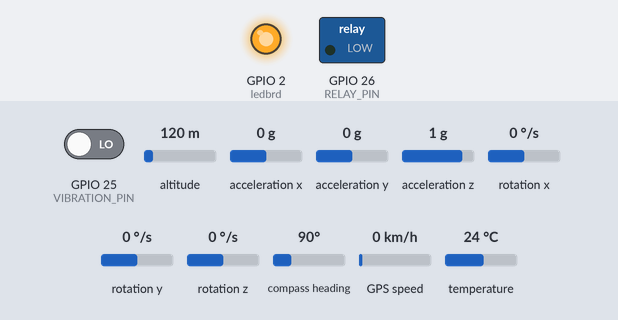
A sketch run on a simulated ESP32. Parts: switched loads named in the sketch (green lamp = pin HIGH), output pins drawn as LEDs (lit = HIGH). The inputs (shaded band) are chosen by the test bench; at power-on: GPIO 25 (VIBRATION_PIN) LOW, altitude 120 m, acceleration x 0 g, acceleration y 0 g, acceleration z 1 g, rotation x 0 °/s, rotation y 0 °/s, rotation z 0 °/s, compass heading 90°, GPS speed 0 km/h, temperature 24 °C. WiFi joins after 1.5 s; servers stay silent unless stated; the GPS gets a fix after 3 s at 37.7749, -122.4194 with 8 satellites; what the sketch prints to the serial monitor is not drawn.

Above: at 3.2 s.
3.3 s: GPIO 25 (VIBRATION_PIN) driven HIGH
At 4.3 s:
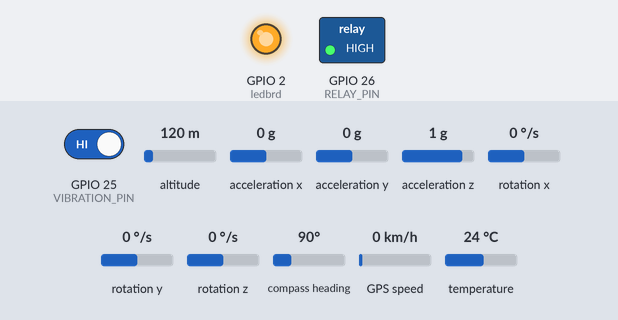
12.1 s: GPIO 25 (VIBRATION_PIN) driven LOW
At 15.3 s:
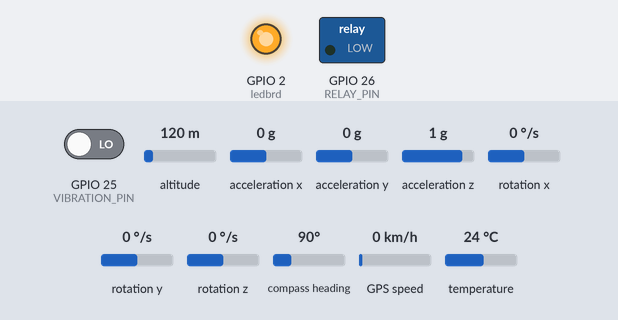
Timing chart, 0 to 27.2 s (numbered marks = the images above; inputs shaded):
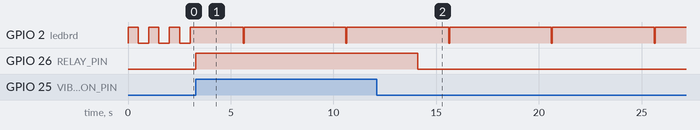

Measured:
- after the input at 3.3 s, GPIO 26 (RELAY_PIN): LOW → HIGH at once
- after the input at 12.1 s, GPIO 26 (RELAY_PIN): HIGH → LOW after 2.0 s
- by itself, GPIO 2 (ledbrd): alternates HIGH for 5.0 s and LOW for 0.05 s

The sketch:

GPS-Tracker.ino
```cpp
#include <WiFi.h>
#include <TinyGPSPlus.h>
#include <Firebase_ESP_Client.h>
#include <Adafruit_MPU6050.h>
#include <Adafruit_Sensor.h>
#include <Wire.h>

// -------- WIFI --------
#define WIFI_SSID "4G-UFI"
#define WIFI_PASSWORD "12345678"
#define ledbrd 2

#define RXD1 32
#define TXD1 33
// -------- SENSORS & ACTUATORS --------
#define VIBRATION_PIN 25  // SW-420 Data Pin
#define RELAY_PIN 26      // Relay Module Pin

// -------- FIREBASE --------
#define API_KEY "AIzaSyBhbEVMDlnByC9kwB95RcO7kuswvNlZVlw"
#define DATABASE_URL "https://tugas-akhir-74754-default-rtdb.firebaseio.com/"
#define FIREBASE_PROJECT_ID "tugas-akhir-74754"

// -------- GPS --------
#define RXD2 16
#define TXD2 17

TinyGPSPlus gps;
HardwareSerial gpsSerial(1);

// -------- MPU6050 --------
Adafruit_MPU6050 mpu;

// Firebase objects
FirebaseData fbdo;
FirebaseAuth auth;
FirebaseConfig config;

// Timing & Tracking variables
unsigned long lastSend = 0;
const unsigned long interval = 5000;  // Upload live data to RTDB every 5s

unsigned long lastPathSend = 0;
const unsigned long pathInterval = 10000; // RTDB Map Line: Save a point every 10s

unsigned long lastFirestoreSend = 0;
const unsigned long firestoreInterval = 60000; // Firestore History: Save a point every 60s

// --- NEW: Daily Reset Variable ---
int currentDay = -1;

// Vibration Logic Variables
unsigned long lastVibrationTime = 0;
bool isRelayOn = false;
const int RELAY_HOLD_TIME = 2000;  // Keep relay ON for 2s after vibration stops

// LiDAR Relay Variables
unsigned long lidarRelayStartTime = 0;
bool lidarRelayActive = false;
bool lidarThresholdExceeded = false;
const int LIDAR_THRESHOLD = 400; // 4 meters in cm
const int LIDAR_RELAY_PULSE = 1000; // 1 second pulse

// GPS Status Indicator Variables
unsigned long lastGpsBlink = 0;
const int GPS_BLINK_INTERVAL = 500;  // Blink every 500ms when searching
bool gpsLedState = false;

int dist;
int strength;
float temprature;
unsigned char check;
int i;

unsigned char uart[9];
const int HEADER = 0x59;
int rec_debug_state = 0x01;


void setup() {
  Serial.begin(115200);

  // Initialize Pins
  pinMode(VIBRATION_PIN, INPUT);
  pinMode(RELAY_PIN, OUTPUT);
  pinMode(ledbrd, OUTPUT);

  digitalWrite(RELAY_PIN, LOW);
  digitalWrite(ledbrd, LOW);

  // GPS UART
  gpsSerial.begin(9600, SERIAL_8N1, RXD2, TXD2);

  //UART LIDAR
  Serial2.begin(115200, SERIAL_8N1, RXD1, TXD1);

  // Initialize MPU6050
  Serial.println("Initializing MPU6050...");
  if (!mpu.begin()) {
    Serial.println("Failed to find MPU6050 chip");
  } else {
    Serial.println("MPU6050 Found!");
    mpu.setAccelerometerRange(MPU6050_RANGE_8_G);
    mpu.setGyroRange(MPU6050_RANGE_500_DEG);
    mpu.setFilterBandwidth(MPU6050_BAND_21_HZ);
  }

  // WiFi
  WiFi.begin(WIFI_SSID, WIFI_PASSWORD);
  Serial.print("Connecting WiFi");
  while (WiFi.status() != WL_CONNECTED) {
    digitalWrite(ledbrd, HIGH);
    delay(500);
    digitalWrite(ledbrd, LOW);
    delay(500);
    Serial.print(".");
  }
  Serial.println("\nWiFi connected");

  // Firebase config
  config.api_key = API_KEY;
  config.database_url = DATABASE_URL;
  config.token_status_callback = nullptr;

  if (Firebase.signUp(&config, &auth, "", "")) {
    Serial.println("Firebase auth OK");
  } else {
    Serial.printf("Firebase error: %s\n", config.signer.signupError.message.c_str());
  }

  Firebase.begin(&config, &auth);
  Firebase.reconnectWiFi(true);
}

void loop() {
  Get_Lidar_data();

  // Read GPS (Don't block)
  while (gpsSerial.available()) {
    gps.encode(gpsSerial.read());
  }

  // GPS Status Indicator
  if (!gps.location.isValid()) {
    if (millis() - lastGpsBlink > GPS_BLINK_INTERVAL) {
      lastGpsBlink = millis();
      gpsLedState = !gpsLedState;
      digitalWrite(ledbrd, gpsLedState);
    }
  } else {
    digitalWrite(ledbrd, HIGH);
  }

  // --- LiDAR Trigger ---
  if (dist > 0 && dist <= LIDAR_THRESHOLD) {
    if (!lidarThresholdExceeded) {
      lidarRelayStartTime = millis();
      lidarRelayActive = true;
      lidarThresholdExceeded = true;
    }
  } else if (dist > LIDAR_THRESHOLD + 10) {
    lidarThresholdExceeded = false;
  }

  if (lidarRelayActive && (millis() - lidarRelayStartTime > LIDAR_RELAY_PULSE)) {
    lidarRelayActive = false;
  }

  // --- Vibration Trigger ---
  int vibReading = digitalRead(VIBRATION_PIN);
  bool isVibrationTriggered = false;

  if (vibReading == HIGH) {
    lastVibrationTime = millis();
    isRelayOn = true;
    isVibrationTriggered = true;
  } else {
    if (isRelayOn && (millis() - lastVibrationTime > RELAY_HOLD_TIME)) {
      isRelayOn = false;
    }
    isVibrationTriggered = isRelayOn;
  }

  // --- Final Relay Control ---
  if (isVibrationTriggered || lidarRelayActive) {
    digitalWrite(RELAY_PIN, HIGH);
  } else {
    digitalWrite(RELAY_PIN, LOW);
  }

  // ==========================================
  // FIREBASE UPLOAD LOGIC
  // ==========================================
  if (millis() - lastSend > interval) {
    lastSend = millis();

    String vibStatus = isRelayOn ? "VIBRATION DETECTED!" : "Stable";

    // -- Upload MPU6050 & Lidar --
    sensors_event_t a, g, temp;
    mpu.getEvent(&a, &g, &temp);

    FirebaseJson json;
    json.set("ax", a.acceleration.x);
    json.set("ay", a.acceleration.y);
    json.set("az", a.acceleration.z);

    Firebase.RTDB.setString(&fbdo, "/sensor/vibration", vibStatus);
    Firebase.RTDB.updateNode(&fbdo, "/sensor/mpu", &json);
    Firebase.RTDB.setInt(&fbdo, "/lidar/distance", dist);
    Firebase.RTDB.setInt(&fbdo, "/lidar/strength", strength);

    // -- Process GPS Data --
    if (gps.location.isValid() && gps.date.isValid()) {
      double latitude = gps.location.lat();
      double longitude = gps.location.lng();
      float speed = gps.speed.kmph();

      // --- 1. DAILY RESET LOGIC ---
      // Note: gps.date.day() operates in UTC time.
      if (currentDay == -1) {
        currentDay = gps.date.day(); // Set the day when it first gets a signal
      } else if (currentDay != gps.date.day()) {
        // The day has rolled over!
        Serial.println("--- NEW DAY DETECTED! Clearing RTDB Path... ---");
        if (Firebase.RTDB.deleteNode(&fbdo, "/gps/path")) {
          Serial.println("RTDB Path successfully cleared.");
        }
        currentDay = gps.date.day(); // Update to the new day
      }

      // Blink to show upload
      digitalWrite(ledbrd, LOW);
      delay(50);
      digitalWrite(ledbrd, HIGH);

      // --- 2. Live RTDB Overwrite (The moving dot) ---
      Firebase.RTDB.setFloat(&fbdo, "/gps/speed", speed);
      Firebase.RTDB.setDouble(&fbdo, "/gps/latitude", latitude);
      Firebase.RTDB.setDouble(&fbdo, "/gps/longitude", longitude);


      // --- 4. FIRESTORE PERMANENT HISTORY (Every 60s if moving) ---
      // Creates a structure like: tracks/2026-05-14/points/[AUTO_ID]
      if (speed > 3.0 && (millis() - lastFirestoreSend > firestoreInterval)) {
        lastFirestoreSend = millis();

        char collectionPath[64];
        sprintf(collectionPath, "tracks/%04d-%02d-%02d/points", gps.date.year(), gps.date.month(), gps.date.day());

        FirebaseJson content;
        content.set("fields/latitude/doubleValue", latitude);
        content.set("fields/longitude/doubleValue", longitude);
        content.set("fields/speed/doubleValue", speed);

        char timeBuf[32];
        sprintf(timeBuf, "%04d-%02d-%02dT%02d:%02d:%02dZ",
                gps.date.year(), gps.date.month(), gps.date.day(),
                gps.time.hour(), gps.time.minute(), gps.time.second());
        content.set("fields/timestamp/timestampValue", timeBuf);

        Serial.printf("Saving point to Firestore: %s\n", collectionPath);

        // Push to Firestore Subcollection
        if (Firebase.Firestore.createDocument(&fbdo, FIREBASE_PROJECT_ID, "", collectionPath, content.raw())) {
          Serial.println("Firestore: Point saved.");
        } else {
          Serial.print("Firestore Error: ");
          Serial.println(fbdo.errorReason());
        }
      }
    }
  }
}

void Get_Lidar_data() {
  while (Serial2.available()) {
    uint8_t c = Serial2.read();
    switch (rec_debug_state) {
      case 0x01:
        if (c == HEADER) { uart[0] = c; check = c; rec_debug_state = 0x02; }
        break;
      case 0x02:
        if (c == HEADER) { uart[1] = c; check += c; rec_debug_state = 0x03; }
        else { rec_debug_state = 0x01; }
        break;
      default:
        uart[rec_debug_state - 1] = c;
        if (rec_debug_state < 0x09) { check += c; rec_debug_state++; }
        else {
          if (c == check) {
            dist = uart[2] + uart[3] * 256;
            strength = uart[4] + uart[5] * 256;
            temprature = (uart[6] + uart[7] * 256) / 8 - 256;
          }
          rec_debug_state = 0x01;
        }
        break;
    }
  }
}
```
